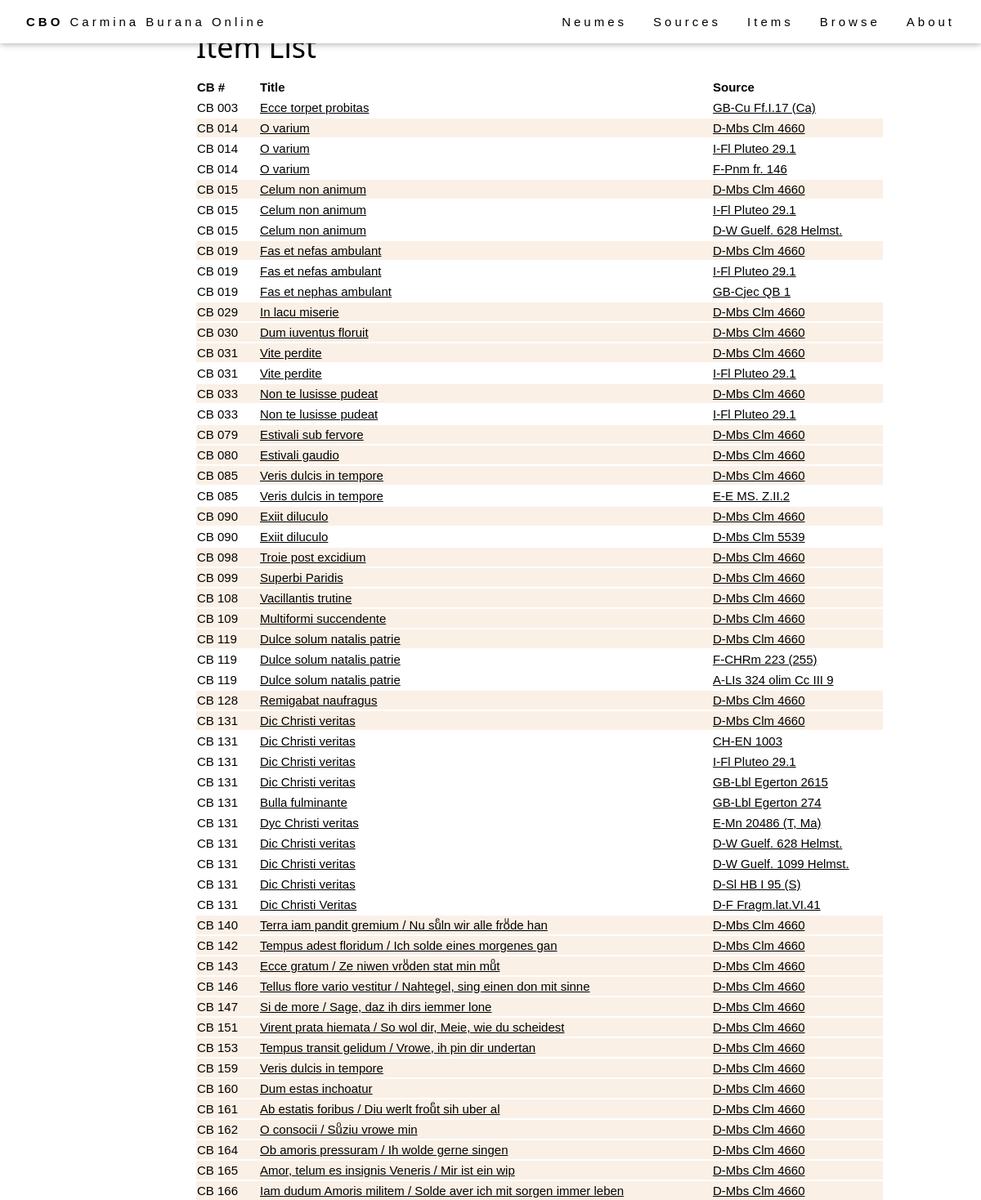
Before: /browse/items/ (upper part) with the older database file.
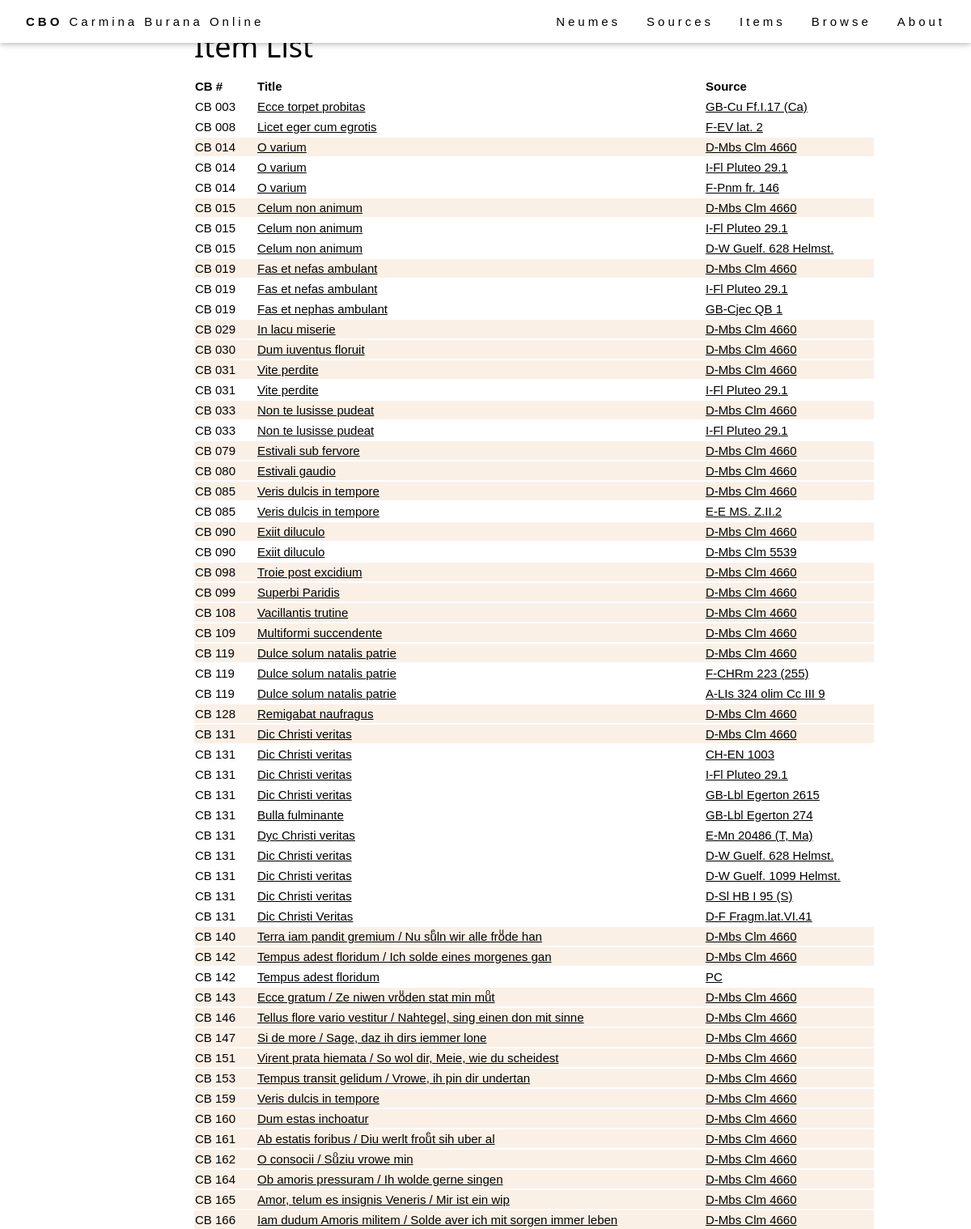
After: the same page with the newer database file.
### browse/models.py (models this page shows, shortened)
class Item(models.Model):
    abstract_item = models.ForeignKey(AbstractItem, on_delete=models.PROTECT, null=True)
    source = models.ForeignKey(Source, on_delete=models.RESTRICT, null=True)
    foliation_start = models.CharField(max_length=64, help_text="First folio occupied by the item in the source.")
    foliation_end = models.CharField(max_length=64, help_text="Last folio occupied by the item in the source.")
    title = models.CharField(max_length=256, help_text="Title of the item (incipit).")
    language = models.ManyToManyField(Language)
    file = models.CharField(max_length=64, help_text="Filename (without extensions).", null=True)
    IIIF_canvasIndex = models.CharField(max_length=256, help_text="IIIF canvas index of the item (integer).", blank=True)
    IIIF_canvasId = models.CharField(max_length=256, help_text="IIIF canvas @id of the item (string), alternative to the previous field.", blank=True)
    alternative_img_link = models.CharField(max_length=1024, help_text="Alternative link for source images (if IIIF is not available).", blank=True)
    class Meta:
        ordering = [Length('abstract_item__cb_id'), 'abstract_item__cb_id', (106.5 - F('source__pk')) ** 2]
    @property
    def in_codex_buranus(self):
        return 106 <= self.source.pk <= 107
    def get_absolute_url(self):
        return reverse('item-detail', args=[str(self.pk)])

class AbstractItem(models.Model):
    cb_id = models.CharField(max_length=10, help_text="Number of the item.")
    theme = models.ManyToManyField(Theme)
    genre = models.ForeignKey(Genre, on_delete=models.SET_NULL, null=True)
    class Meta:
        ordering = [Length('cb_id'), 'cb_id']

class Source(models.Model):
    bib_id = models.CharField(max_length=128, unique=True, help_text="The source identifier.")
    nick_name = models.CharField(max_length=128, help_text="The source name.", blank=True)
    country = models.CharField(max_length=256, help_text="The source location (country).")
    location = models.CharField(max_length=256, help_text="The source location (institution).")
    century = models.CharField(max_length=256, help_text="The source century.", blank=True)
    notation = models.CharField(max_length=256, help_text="The source notation type (for musical notation only).", blank=True)
    url = models.CharField(max_length=512, help_text="External url to access the source images.", blank=True)
    concordances = models.TextField(help_text="Concordances with the Codex Buranus.", blank=True)
    notes = models.TextField(help_text="Additional notes on the source.", blank=True)
    IIIF_manifest = models.CharField(max_length=1024, help_text="URL of the IIIF manifest.", blank=True)
    class Meta:
        ordering = ['country', 'location', 'bib_id']
    def get_absolute_url(self):
        return reverse('source-detail', args=[str(self.id)])

### browse/views.py (the view)
# urls.py: path('items/', views.ItemListView.as_view(), name='items'),
class ItemListView(generic.ListView):
    model = Item
    context_object_name = 'item_list'
    template_name = 'item_list.html'

### templates/item_list.html (shortened to what this page needs)
{% extends "base_generic.html" %}
{% block content %}
<div class="flex-column" style="flex: 20%">
</div>
<div style="flex: 70%">
  <h1>Item List</h1>
  <table style="width: 100%; border-spacing: 0 2px;">
    <tr>
      <th>CB #</th>
      <th>Title</th>
      <th>Source</th>
    </tr>
    {% for item in item_list %}
    {% include "item_as_tr.html" with item=item %}
    {% endfor %}
  </table>
</div>
<div class="flex-column" style="flex: 10%">
</div>
{% endblock %}

### templates/item_as_tr.html
{% load static %}
{% if item.in_codex_buranus %}
  <tr style="background-color: Linen;">
{% else %}
  <tr>
{% endif %}
  <td style="width: 75px;">CB {{ item.abstract_item.cb_id }}</td>
  <td><a href="{{ item.get_absolute_url }}">{{ item.title }}</a></td>
  <td><a href="{{ item.source.get_absolute_url }}">{{ item.source.bib_id }}</a></td>
</tr>

Changed rows visible on the page:
added Item: abstract_item.cb_id "008", title "Licet eger cum egrotis", source.bib_id "F-EV lat. 2"
added Item: abstract_item.cb_id "142", title "Tempus adest floridum", source.bib_id "PC"
